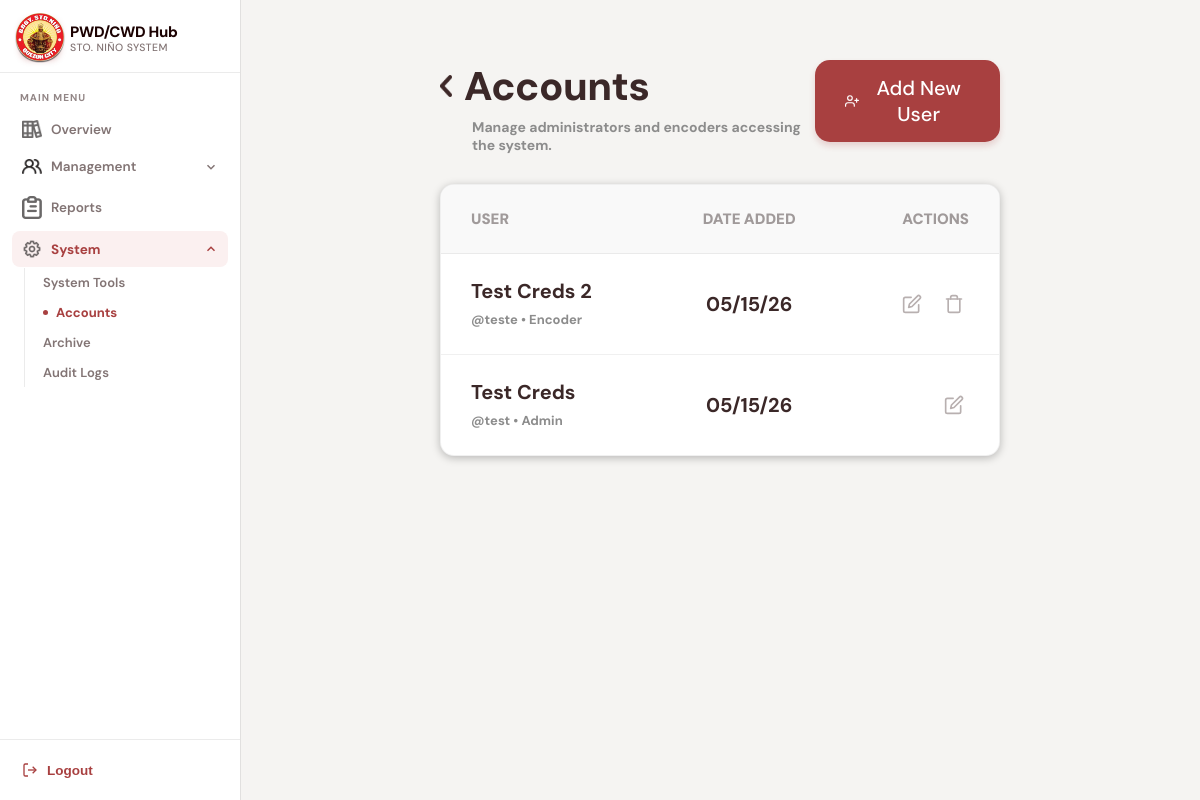
Page /account.php (signed in) on the earlier database version.
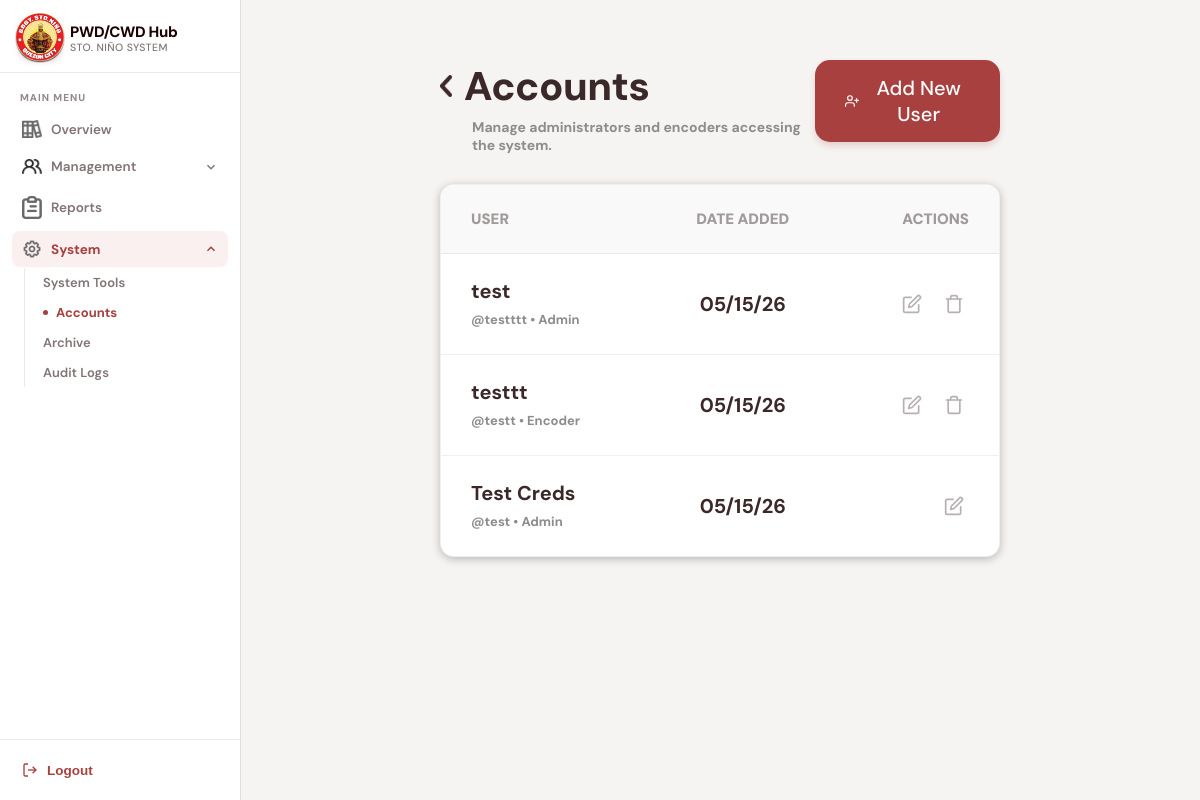
Same page on the later database version.
### tables this page shows
CREATE TABLE `admincreds` (
  `ID` int(11) NOT NULL AUTO_INCREMENT,
  `username` varchar(255) NOT NULL,
  `full_name` varchar(255) NOT NULL,
  `password` varchar(255) NOT NULL,
  `role` enum('admin','encoder') NOT NULL,
  PRIMARY KEY (`ID`),
  UNIQUE KEY `username_unique` (`username`)
);

### account.php (the view, shortened to what this page needs)
<?php
require_once("func/db.php");
$users_query = mysqli_query($conn, "SELECT * FROM admincreds ORDER BY id DESC");
?>
<!DOCTYPE html>
<html lang="en">
<head>
<link rel="stylesheet" href="css/account.css" />
</head>
<body>
<aside class="sidebar">
  <div class="sidebar-brand">
    <div class="brand-icon">
      <img src="assets/barangay-logo.png" width="50">
    </div>
    <div class="brand-text">
      <span class="brand-name">PWD/CWD Hub</span>
      <span class="brand-sub">Sto. Niño System</span>
    </div>
  </div>
  <nav class="sidebar-nav">
    <div class="nav-section-label">Main Menu</div>
    <div class="nav-group">
      <a class="nav-item" href="dashboard.php">
        <img src="assets/overviewicon.png" width="20"> Overview
      </a>
    </div>
    <div class="nav-group">
      <a class="nav-item open" href="#" onclick="toggleMenu(event,'mgmt-sub')">
        <img src="assets/users.png" width="20"> Management
        <svg class="chevron" viewBox="0 0 24 24"><polyline points="6 15 12 9 18 15"/></svg>
      </a>
    </div>
    <div class="nav-group">
      <a class="nav-item" href="reports.php">
        <img src="assets/reporticon.png" width="20"> Reports
      </a>
    </div>
    <div class="nav-group">
      <a class="nav-item active" href="#" onclick="toggleMenu(event,'system-sub')">
        <img src="assets/settingicon.png" width="20"> System
        <svg class="chevron" viewBox="0 0 24 24"><polyline points="6 15 12 9 18 15"/></svg>
      </a>
      <div class="nav-sub open" id="system-sub">
        <a class="nav-sub-item" href="system.php">System Tools</a>
        <a class="nav-sub-item active" href="account.php">Accounts</a>
        <a class="nav-sub-item" href="archive.php">Archive</a>
        <a class="nav-sub-item" href="auditlogs.php">Audit Logs</a>
      </div>
    </div>
  </nav>
  <div class="sidebar-footer">
    <button class="logout-btn" onclick="logout()">
      <svg viewBox="0 0 24 24"><path d="M9 21H5a2 2 0 0 1-2-2V5a2 2 0 0 1 2-2h4"/><polyline points="16 17 21 12 16 7"/><line x1="21" y1="12" x2="9" y2="12"/></svg>
      Logout
    </button>
  </div>
</aside>
<main class="main-content">
  <header class="page-header">
    <div class="header-left">
      <div class="title-row">
        <img class="back-chevron" src="assets/leftchevron.png" width="12" onclick="toDashboard()">
        <h1>Accounts</h1>
      </div>
      <p class="subtitle">Manage administrators and encoders accessing the system.</p>
    </div>
    <div class="header-right">
      <button class="add-user-btn" onclick="openAddModal()">
        <svg viewBox="0 0 24 24" fill="none" stroke="currentColor" stroke-width="2" stroke-linecap="round" stroke-linejoin="round">
          <path d="M16 21v-2a4 4 0 0 0-4-4H5a4 4 0 0 0-4 4v2"></path>
          <circle cx="8.5" cy="7" r="4"></circle>
          <line x1="20" y1="8" x2="20" y2="14"></line>
          <line x1="23" y1="11" x2="17" y2="11"></line>
        </svg>
        Add New User
      </button>
    </div>
  </header>
  <div class="table-container">
    <table class="data-table">
      <thead class="table-head-light">
        <tr>
          <th>USER</th>
          <th class="text-center">DATE ADDED</th>
          <th class="text-right">ACTIONS</th>
        </tr>
      </thead>
      <tbody>
        <?php if (mysqli_num_rows($users_query) > 0): ?>
          <?php while ($u = mysqli_fetch_assoc($users_query)): ?>
            <?php
              $id = $u["id"] ?? $u["ID"] ?? 0;
              $full_name = $u["full_name"] ?? "";
              $username = $u["username"] ?? "";
              $role = $u["role"] ?? "encoder";
              $date_added = !empty($u["created_at"]) ? date("m/d/y", strtotime($u["created_at"])) : date("m/d/y");
            ?>
            <tr>
              <td class="fw-bold">
                <?= htmlspecialchars($full_name) ?><br>
                <span class="user-meta">
                  @<?= htmlspecialchars($username) ?> • <?= ucfirst(htmlspecialchars($role)) ?>
                </span>
              </td>
              <td class="text-center fw-bold"><?= $date_added ?></td>
              <td class="text-right">
                <div class="action-buttons">
                  <button
                    class="icon-btn edit-btn"
                    title="Edit"
                    onclick="openEditModal(
                      <?= (int)$id ?>,
                      '<?= htmlspecialchars($full_name, ENT_QUOTES) ?>',
                      '<?= htmlspecialchars($username, ENT_QUOTES) ?>',
                      '<?= htmlspecialchars($role, ENT_QUOTES) ?>'
                    )"
                  >
                    <svg viewBox="0 0 24 24" fill="none" stroke="currentColor" stroke-width="2" stroke-linecap="round" stroke-linejoin="round">
                      <path d="M11 4H4a2 2 0 0 0-2 2v14a2 2 0 0 0 2 2h14a2 2 0 0 0 2-2v-7"></path>
                      <path d="M18.5 2.5a2.121 2.121 0 0 1 3 3L12 15l-4 1 1-4 9.5-9.5z"></path>
                    </svg>
                  </button>
                  <?php if ($id != $_SESSION["admin_id"]): ?>
                  <button
                    class="icon-btn delete-btn"
                    title="Delete"
                    onclick="openDeleteModal(<?= (int)$id ?>)"
                  >
                    <svg viewBox="0 0 24 24" fill="none" stroke="currentColor" stroke-width="2" stroke-linecap="round" stroke-linejoin="round">
                    <polyline points="3 6 5 6 21 6"></polyline>
                    <path d="M19 6v14a2 2 0 0 1-2 2H7a2 2 0 0 1-2-2V6m3 0V4a2 2 0 0 1 2-2h4a2 2 0 0 1 2 2v2"></path>
                    </svg>
                  </button>
                  <?php endif; ?>
                </div>
              </td>
            </tr>
          <?php endwhile; ?>
        <?php else: ?>
          <tr>
            <td colspan="3" class="text-center user-meta">No accounts found.</td>
          </tr>
        <?php endif; ?>
      </tbody>
    </table>
  </div>
</main>
</body>
</html>

Differences in the rows shown:
removed admincreds: full_name "Test Creds 2", username "teste", role "Encoder", date_added "05/15/26"
added admincreds: full_name "test", username "testttt", role "Admin", date_added "05/15/26"
added admincreds: full_name "testtt", username "testt", role "Encoder", date_added "05/15/26"
